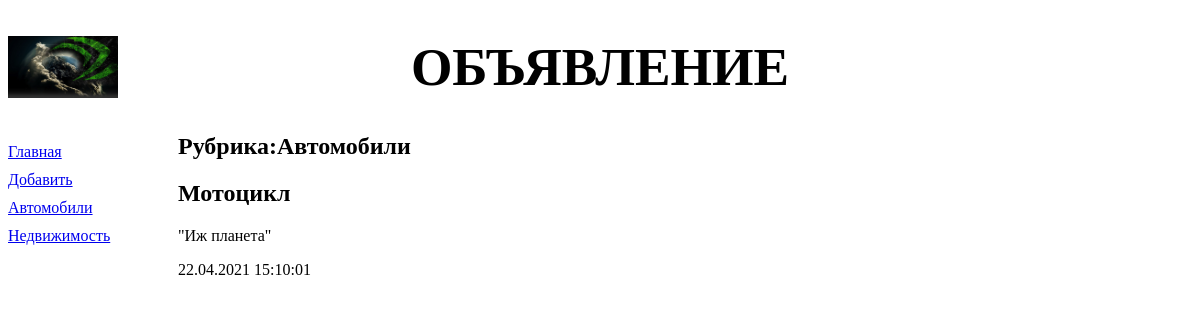
The page /bboard/2/ on the database as committed earlier.
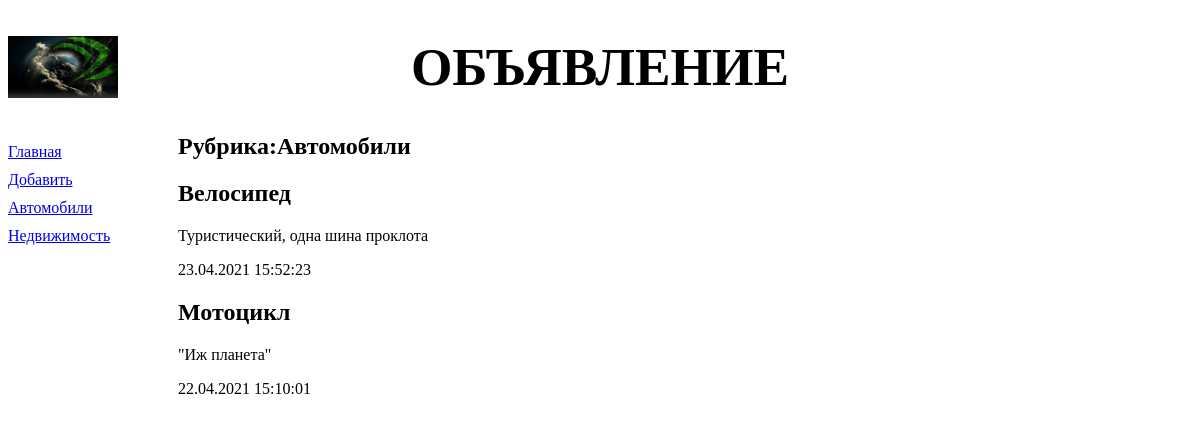
The same page on the database as committed later.
### bboard/models.py (models this page shows, shortened)
class Rubric(models.Model):
    name = models.CharField(max_length=20, db_index=True, verbose_name='Название')
    class Meta:
        verbose_name_plural = 'Рубрики'
        verbose_name = 'Рубрика'
        ordering = ['name']

class Bb(models.Model):
    title = models.CharField(max_length=50, verbose_name='Товар')
    content = models.TextField(null=True, blank=True, verbose_name='Описание')
    price = models.FloatField(null=True, blank=True, verbose_name='Цена')
    published = models.DateTimeField(auto_now_add=True, db_index=True, verbose_name='Опубликованно')
    rubric = models.ForeignKey('Rubric', null=True, on_delete=models.PROTECT, verbose_name='Рубрика')
    class Meta:
        verbose_name_plural = 'Объявления'
        verbose_name = 'Объявление'
        ordering = ['-published']

### bboard/views.py (the view)
def by_rubric(request, rubric_id):
    bbs = Bb.objects.filter(rubric=rubric_id)
    rubrics = Rubric.objects.all()
    current_rubric = Rubric.objects.get(pk=rubric_id)
    context = {'bbs': bbs, 'rubrics' : rubrics, 'current_rubric': current_rubric}
    return render (request, 'bboard/by_rubric.html', context)

### bboard/templates/bboard/by_rubric.html (shortened to what this page needs)
{% extends "layout/basic.html" %}
{% block content %}
<h2>Рубрика:{{ current_rubric.name }}</h2>
{% for bb in bbs %}
<div>
	<h2>{{ bb.title }}</h2>
	<p>{{ bb.content }}</p>
	<p>{{ bb.published|date:"d.m.Y H:i:s" }}</p>
</div>
{% endfor %}
{% endblock %}

### bboard/templates/layout/basic.html (shortened to what this page needs)
{% load static %}
<!DOCTYPE html>
<html>
	<head>
		<link rel="stylesheet" type="text/css" href="{% static 'bboard/style.css' %}">
	</head>
	<body>
		<header>
			<h1>Объявление</h1>
		</header>
		<nav>
			<a href="{% url 'index' %}">Главная</a>
			<a href="{% url 'add' %}">Добавить</a>
			{% for rubric in rubrics %}
			<a href="{% url 'by_rubric' rubric.pk %}">{{ rubric.name }}</a>
			{% endfor %}
		</nav>
		<section>
		{% block content %}
		{% endblock %}
		</section>
	</body>
</html>

Rows that differ between the two databases and show on the page:
added Bb: title "Велосипед", content "Туристический, одна шина проклота", published "23.04.2021 15:52:23"
